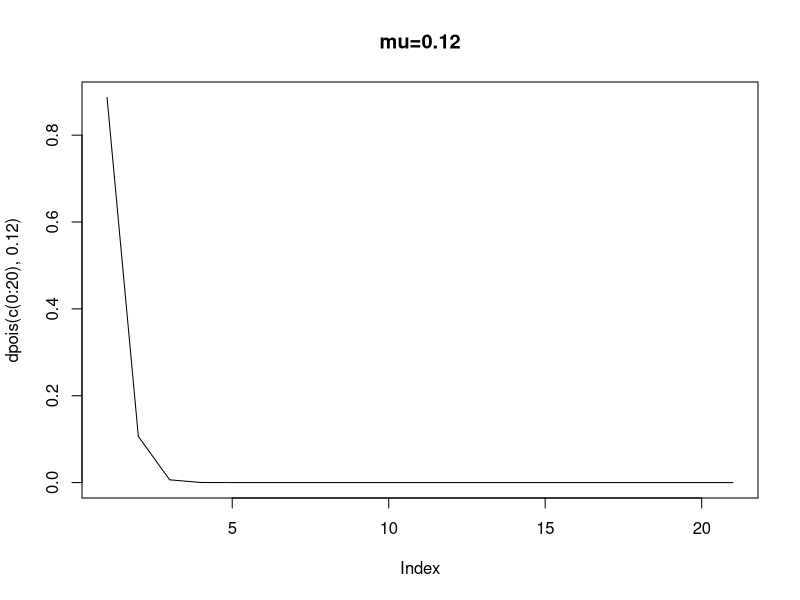
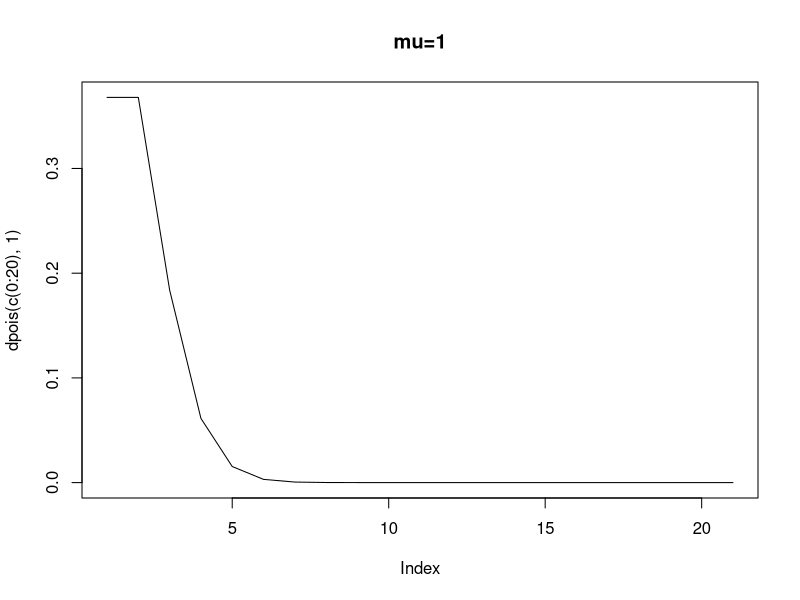
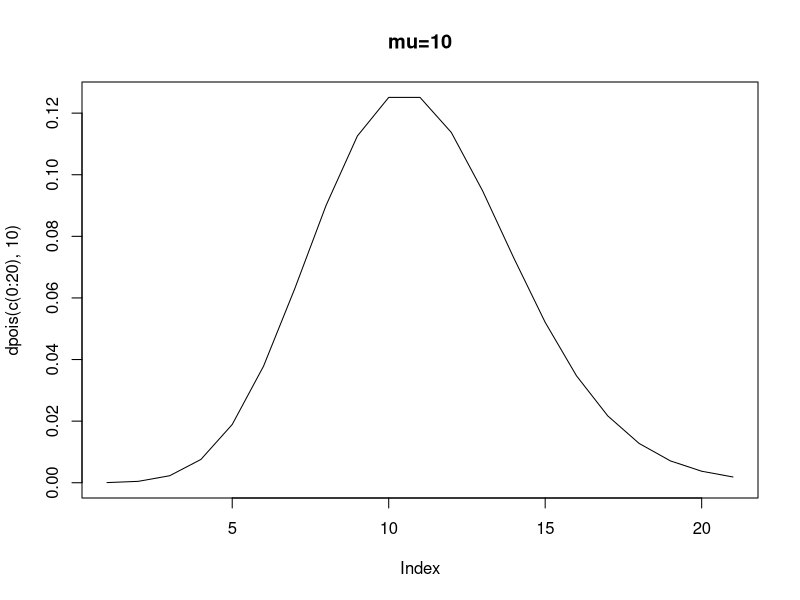
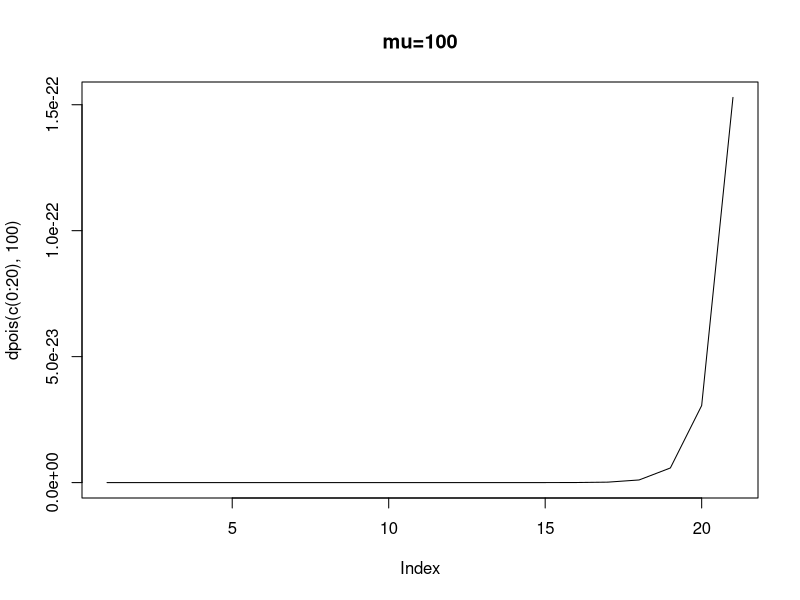
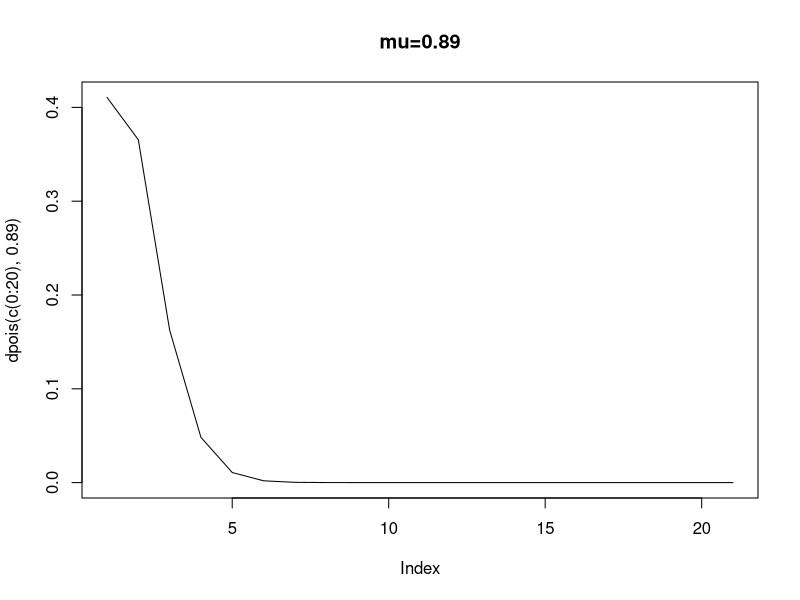
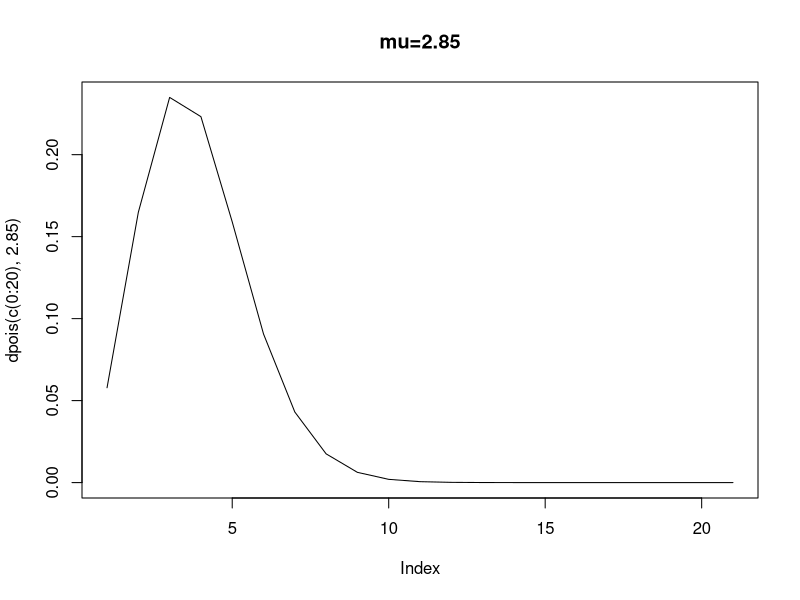
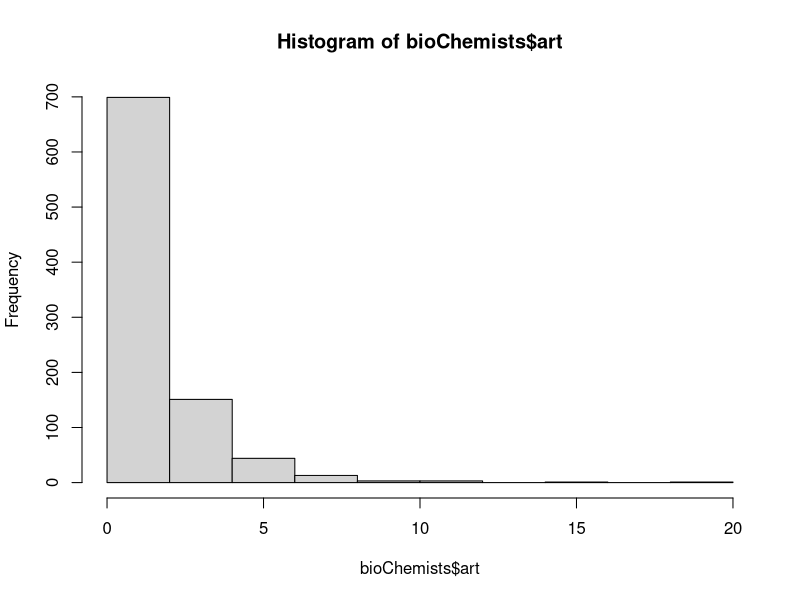
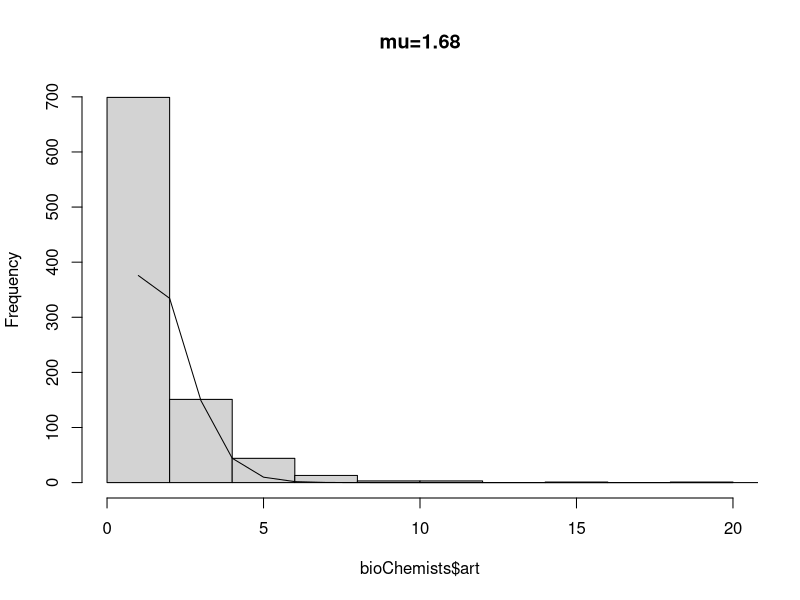

These figures' R source, in order:
## ---- chunk 1
plot(dpois(c(0:20),0.12), type="l", main="mu=0.12")
## ---- chunk 2
plot(dpois(c(0:20),1), type="l", main="mu=1")
## ---- chunk 3
plot(dpois(c(0:20),10), type="l", main="mu=10")
## ---- chunk 4
plot(dpois(c(0:20),100), type="l", main="mu=100")
## ---- chunk 5
# Install and load necessary libraries

library(ggplot2)
library(gganimate)
library(dplyr)

# Create a data frame with Poisson probabilities for different values of mu
mu_values <- seq(0, 40, by = 1)
data <- expand.grid(x = 0:40, mu = mu_values)
data$prob <- dpois(data$x, data$mu)

# Create the plot
p <- ggplot(data, aes(x = x, y = prob, group = mu)) +
  geom_line() +
  labs(title = 'Poisson Distribution', y = 'Probability', x = 'Count') +
  transition_states(mu, transition_length = 2, state_length = 1) +
  ggtitle("Poisson varying Rate Parameter, {closest_state}") + 
  theme_minimal() + 
  # change y
  scale_x_continuous(limits = c(0, 30)) + 
  scale_y_continuous(limits = c(0, 0.3))
# Animate the plot
animate(p)
## ---- chunk 6
(exp(-0.12)*0.12^1)/factorial(1)
(exp(-0.12)*0.12^2)/factorial(2)
(exp(-0.12)*0.12^3)/factorial(3)
# Or just
dpois(1,0.12)
dpois(2,0.12)
dpois(3,0.12)
## ---- chunk 7
plot(dpois(c(0:20),0.89), type="l", main="mu=0.89")
## ---- chunk 8
plot(dpois(c(0:20),2.85), type="l", main="mu=2.85")
## ---- chunk 9
library(pscl)
data(bioChemists)
hist(bioChemists$art)
## ---- chunk 10
names(bioChemists)
?bioChemists
## ---- chunk 11

hist(bioChemists$art,  main="mu=1.68")
lines(dpois(c(0:20),0.89)*length(bioChemists$art), type="l")
## ---- chunk 12
bioChemists$female<-as.numeric(bioChemists$fem)-1
summary(glm(art~kid5, data=bioChemists,
    family=poisson(link="log")))
## ---- chunk 13
bioChemists$married<-as.numeric(bioChemists$mar)-1
summary(glm(art~female+kid5+married, data=bioChemists,
    family=poisson(link="log")))
a<-glm(art~female+kid5+married, data=bioChemists,
    family=poisson(link="log"))
cat("Expected Articles, 4 Kid (All Variables=Min):", exp(coef(a)[1]+coef(a)[2]*max(bioChemists$female)
                                     +coef(a)[3]*4+coef(a)[3]*min(bioChemists$married)))

## ---- chunk 14
summary(glm(art~female+kid5+married, data=bioChemists,
    family=poisson(link="log")))
summary(glm(art~female+kid5+married, data=bioChemists,
    family=quasipoisson(link="log")))
